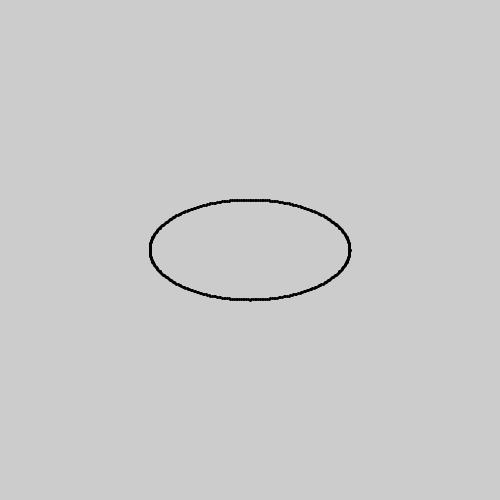
Frame 1 (no input)
Frame 60 (the mouse pressed at the canvas centre just before this capture): identical to frame 1, image omitted
Frame 120 (the mouse held since frame 60 and released just before this capture): identical to frame 1, image omitted

The Processing sketch that drew this single still picture (run headless with seeded random() and noise(); from frame 60 on, the mouse is pressed at the canvas centre):

// Processing sketch: drawingEllipseAtMouseCode
// ── drawingEllipseAtMouseCode.pde
//This is the basic algorithm for drawing
//an ellipse

/* and Ellipse has two different radius measurments*/


// global variables
 float cntrX= 250;
 float cntrY=250;
  
  float xPos=0.0;
  float yPos=0.0;
  float radiusX=100.0;
  float radiusY=50.0;
  float theta=0.0;
  float rad = radians(theta);
  
  
  void drawCircle(){
   while (theta<361){
    rad = radians(theta);
    xPos=radiusX*cos(rad);
    yPos=radiusY *sin(rad);
    point(cntrX+xPos, cntrY+yPos);
    println("this is theta " + theta);
    theta++;
 
 
  } 
    
  
  }
  
  



void setup() {
  size (500, 500);
  smooth();
  frameRate(30);
  strokeWeight(3);
}

void draw(){
  //background(255);
  drawCircle();
  println("this is x "+ mouseX);
  println("this is y " + mouseY);
 
  
}
